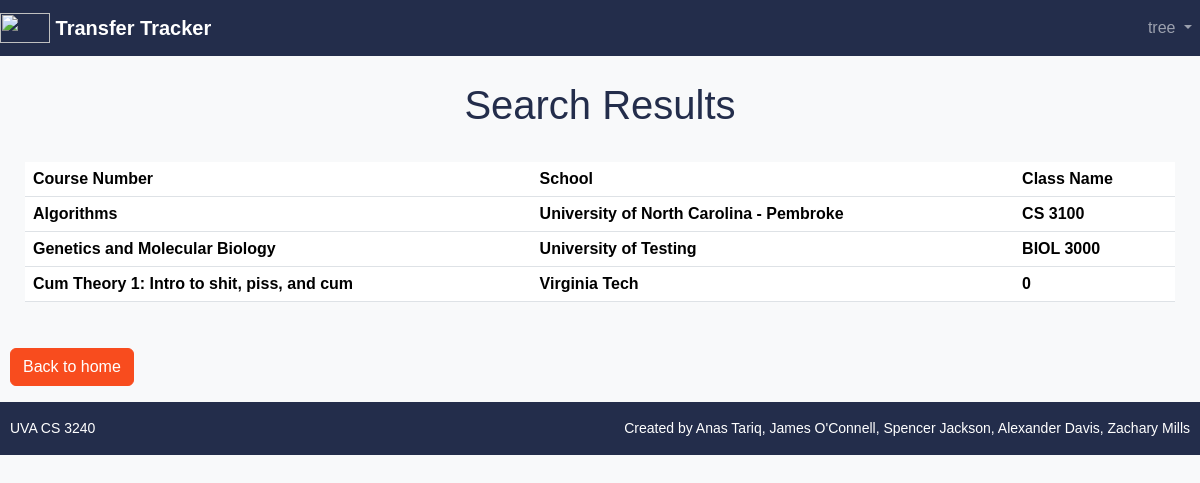
The page /home/seas/approved (signed in) on the database as committed earlier.
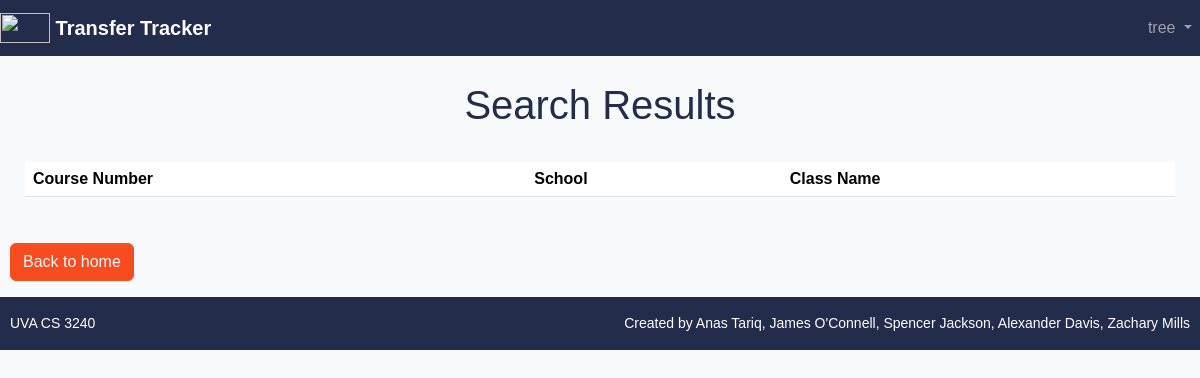
The same page on the database as committed later.
### login/models.py (models this page shows, shortened)
class ApprovedTransfer(models.Model):
    class_name = models.CharField(max_length=200)
    school_name = models.CharField(max_length=200, default="uva")
    equivalency_name = models.CharField(max_length=200, default="None")
    user=models.CharField(max_length=200,default="None")

### login/views.py (the view)
# urls.py: path('home/seas/approved', views.ApprovedTransferView.as_view()),
class ApprovedTransferView(generic.ListView):
    model = ApprovedTransfer
    template_name = 'approved.html'
    def get_queryset(self):
        return ApprovedTransfer.objects.all()

### templates/approved.html (shortened to what this page needs)
{% load socialaccount %}
{% load bootstrap5 %}
{% bootstrap_css %}
<html>
<body>
<div class="d-flex flex-column mx-auto">
    <div class="d-flex flex-column mx-auto" style="width:100%">
        {% if user.is_authenticated %}
        <div class="d-xxl-flex">
            <nav class="navbar navbar-expand navbar-dark" style="background-color: #232D4B">
                <a class="navbar-brand" href="/home/">
                    <img src="https://dynaimage.cdn.cnn.com/cnn/c_fill,g_auto,w_1200,h_675,ar_16:9/https%3A%2F%2Fcdn.cnn.com%2Fcnnnext%2Fdam%2Fassets%2F200617130257-01-uva-reworked-logo-0616.jpg" width="50" height="30" class="d-inline-block align-top" alt="">
                    Transfer Tracker
                </a>
                <div class="collapse navbar-collapse" id="navbarNavDropdown">
                    <ul class="navbar-nav ms-auto">
                        <li class="nav-item dropdown">
                            <a class="nav-link dropdown-toggle" href="#" id="navbarDropdownMenuLink" role="button" data-bs-toggle="dropdown" aria-expanded="false">
                                {{ user.username }}
                            </a>
                        </li>
                    </ul>
                </div>
            </nav>
        </div>
        <div class="d-flex justify-content-center" style="padding-top:25px;padding-bottom:25px">
            <h1>Search Results</h1>
        </div>
        <div class="d-flex" style="padding-bottom:20px;padding-left:25px;padding-right:25px">
        <table class="table table-hover">
                <tr>
                    <th>Course Number</th>
                    <th>School</th>
                    <th>Class Name</th>
                </tr>
                {% for appr in object_list %}
                <tr>
                    <th>{{ appr.class_name }}</th>
                    <th>{{ appr.school_name }}</th>
                    <th>{{ appr.equivalency_name }}</th>
                </tr>
                {% endfor %}
            </table>
        {% else %}
        <a href="{% provider_login_url 'google' %}">Login With Google</a>
        {% endif %}
    </div>
    <div class="d-flex" style="padding-left:10px;padding-top:10px">
    <p><a class="btn btn-ora" href="/home/seas/admin" role="button" style="width:100%">
        Back to home
    </a></p>
    </div>
    <div class="d-xxl-flex">
        <nav class="navbar" style="background-color: #232D4B">
            <span class="navbar-text" style="padding-left:10px">UVA CS 3240</span>
            <span class="navbar-text ml-auto" style="padding-right:10px">Created by Anas Tariq, James O'Connell, Spencer Jackson, Alexander Davis, Zachary Mills </span>
        </nav>
    </div>
</div>

Rows that differ between the two databases and show on the page:
removed ApprovedTransfer: class_name "Algorithms", school_name "University of North Carolina - Pembroke", equivalency_name "CS 3100"
removed ApprovedTransfer: class_name "Genetics and Molecular Biology", school_name "University of Testing", equivalency_name "BIOL 3000"
removed ApprovedTransfer: class_name "Cum Theory 1: Intro to shit, piss, and cum", school_name "Virginia Tech", equivalency_name "0"
